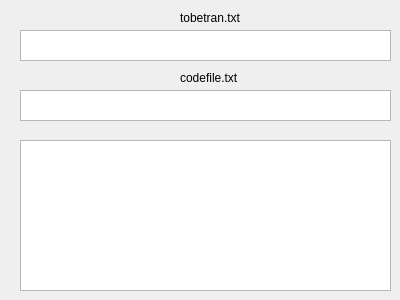
<?xml version="1.0" encoding="UTF-8"?>
<ui version="4.0">
 <class>DialogE</class>
 <widget class="QDialog" name="DialogE">
  <property name="geometry">
   <rect>
    <x>0</x>
    <y>0</y>
    <width>400</width>
    <height>300</height>
   </rect>
  </property>
  <property name="windowTitle">
   <string>Dialog</string>
  </property>
  <widget class="QTextBrowser" name="codefile">
   <property name="geometry">
    <rect>
     <x>20</x>
     <y>90</y>
     <width>371</width>
     <height>31</height>
    </rect>
   </property>
  </widget>
  <widget class="QTextBrowser" name="tobetran">
   <property name="geometry">
    <rect>
     <x>20</x>
     <y>30</y>
     <width>371</width>
     <height>31</height>
    </rect>
   </property>
  </widget>
  <widget class="QLabel" name="label">
   <property name="geometry">
    <rect>
     <x>180</x>
     <y>70</y>
     <width>81</width>
     <height>16</height>
    </rect>
   </property>
   <property name="text">
    <string>codefile.txt</string>
   </property>
  </widget>
  <widget class="QLabel" name="label_2">
   <property name="geometry">
    <rect>
     <x>180</x>
     <y>10</y>
     <width>81</width>
     <height>16</height>
    </rect>
   </property>
   <property name="text">
    <string>tobetran.txt</string>
   </property>
  </widget>
  <widget class="QTextBrowser" name="codeB">
   <property name="geometry">
    <rect>
     <x>20</x>
     <y>140</y>
     <width>371</width>
     <height>151</height>
    </rect>
   </property>
  </widget>
 </widget>
 <resources/>
 <connections/>
</ui>
